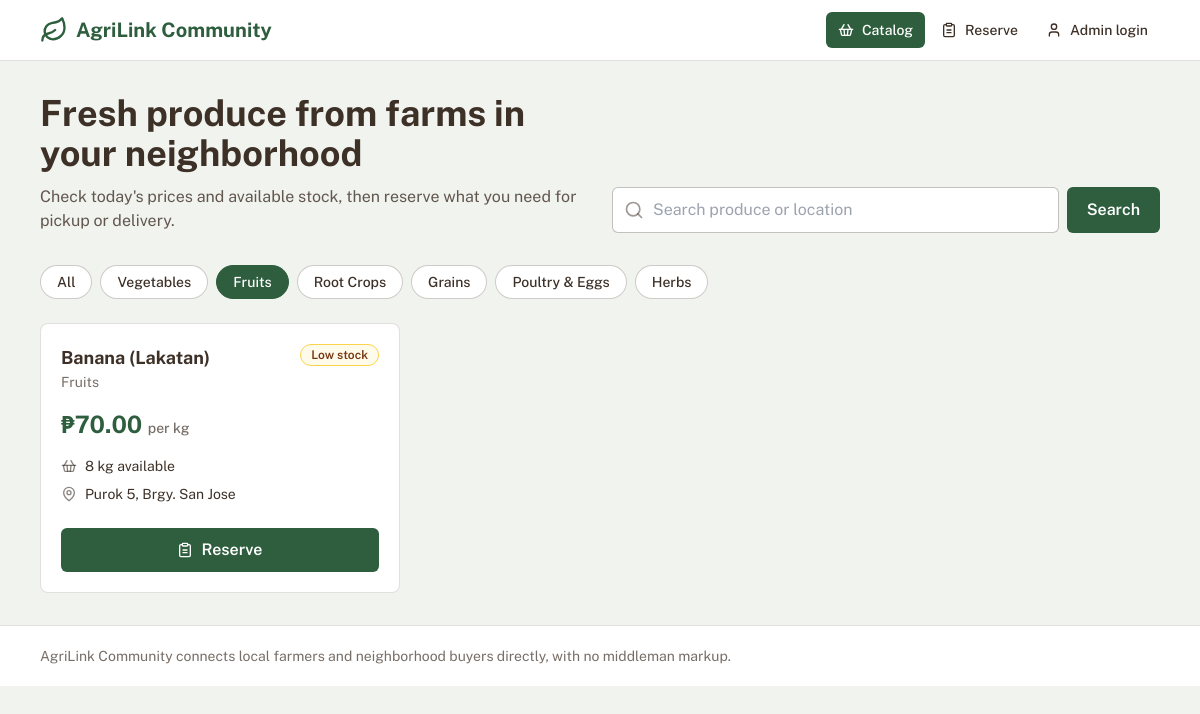
/index.php?cat=Fruits, run on the app's committed database.
### tables this page shows
CREATE TABLE products (
  id INT AUTO_INCREMENT PRIMARY KEY,
  name VARCHAR(80) NOT NULL,
  category VARCHAR(30) NOT NULL,
  price DECIMAL(8,2) NOT NULL,
  unit VARCHAR(20) NOT NULL,
  quantity INT NOT NULL DEFAULT 0,
  location VARCHAR(120) NOT NULL,
  created_at TIMESTAMP DEFAULT CURRENT_TIMESTAMP
);

### index.php (the view, shortened to what this page needs)
<?php
require __DIR__ . '/includes/db.php';
$q = trim($_GET['q'] ?? '');
$cat = $_GET['cat'] ?? '';
$sql = "SELECT * FROM products WHERE 1=1";
$args = [];
if (in_array($cat, CATEGORIES, true)) { $sql .= " AND category = ?"; $args[] = $cat; }
$sql .= " ORDER BY quantity = 0, name";
$st = $pdo->prepare($sql);
$st->execute($args);
$items = $st->fetchAll();
require __DIR__ . '/includes/header.php';
?>
<section class="mb-8 grid gap-6 lg:grid-cols-2 lg:items-end">
  <div>
    <h1 class="text-3xl font-bold leading-tight sm:text-4xl">Fresh produce from farms in your neighborhood</h1>
    <p class="mt-3 max-w-xl text-soil/80">Check today's prices and available stock, then reserve what you need for pickup or delivery.</p>
  </div>
  <form method="get" class="flex gap-2" role="search">
    <div class="relative flex-1">
      <span class="pointer-events-none absolute left-3 top-1/2 -translate-y-1/2 text-soil/50"><?= icon('search', 'h-5 w-5') ?></span>
      <input type="search" name="q" value="<?= e($q) ?>" placeholder="Search produce or location" aria-label="Search produce or location" class="<?= INPUT ?> pl-10">
    </div>
    <button class="rounded-md bg-leaf px-5 py-2.5 font-semibold text-white hover:bg-leaf-dark focus:outline-none focus:ring-2 focus:ring-leaf/40">Search</button>
  </form>
</section>
<nav class="mb-6 flex flex-wrap gap-2" aria-label="Categories">
  <?php foreach (array_merge([''], CATEGORIES) as $c):
    $on = $c === $cat;
    $href = 'index.php?' . http_build_query(array_filter(['cat' => $c, 'q' => $q])); ?>
    <a href="<?= e($href) ?>" class="rounded-full border px-4 py-1.5 text-sm font-medium <?= $on ? 'border-leaf bg-leaf text-white' : 'border-soil/25 bg-white hover:bg-leaf-soft' ?>"><?= $c === '' ? 'All' : e($c) ?></a>
  <?php endforeach; ?>
</nav>
<?php if (!$items): ?>
  <div class="rounded-lg border border-dashed border-soil/30 bg-white p-10 text-center">
    <p class="font-semibold">No produce matches your search.</p>
    <p class="mt-1 text-sm text-soil/70">Try a different name or <a href="index.php" class="font-medium text-leaf underline">clear the filters</a>.</p>
  </div>
<?php else: ?>
<div class="grid gap-5 sm:grid-cols-2 lg:grid-cols-3">
  <?php foreach ($items as $i):
    $qty = (int)$i['quantity'];
    if ($qty === 0) { $badge = 'bg-red-50 text-red-800 border-red-200'; $label = 'Sold out'; }
    elseif ($qty <= 10) { $badge = 'bg-amber-50 text-amber-900 border-amber-300'; $label = 'Low stock'; }
    else { $badge = 'bg-leaf-soft text-leaf-dark border-leaf/30'; $label = 'In stock'; } ?>
  <article class="flex flex-col rounded-lg border border-soil/15 bg-white p-5 <?= $qty === 0 ? 'opacity-70' : '' ?>">
    <div class="flex items-start justify-between gap-3">
      <div>
        <h2 class="text-lg font-bold"><?= e($i['name']) ?></h2>
        <p class="text-sm text-soil/70"><?= e($i['category']) ?></p>
      </div>
      <span class="rounded-full border px-2.5 py-0.5 text-xs font-semibold <?= $badge ?>"><?= $label ?></span>
    </div>
    <p class="mt-4 text-2xl font-bold text-leaf"><?= peso($i['price']) ?> <span class="text-sm font-medium text-soil/70">per <?= e($i['unit']) ?></span></p>
    <dl class="mt-4 space-y-2 text-sm">
      <div class="flex items-center gap-2"><dt class="sr-only">Available</dt><?= icon('basket', 'h-4 w-4 text-soil/60') ?><dd><?= $qty ?> <?= e($i['unit']) ?> available</dd></div>
      <div class="flex items-center gap-2"><dt class="sr-only">Pickup location</dt><?= icon('pin', 'h-4 w-4 text-soil/60') ?><dd><?= e($i['location']) ?></dd></div>
    </dl>
    <div class="mt-5 pt-1">
      <?php if ($qty > 0): ?>
        <a href="reserve.php?product=<?= (int)$i['id'] ?>" class="flex w-full items-center justify-center gap-2 rounded-md bg-leaf px-4 py-2.5 font-semibold text-white hover:bg-leaf-dark focus:outline-none focus:ring-2 focus:ring-leaf/40"><?= icon('list', 'h-4 w-4') ?> Reserve</a>
      <?php else: ?>
        <span class="flex w-full cursor-not-allowed items-center justify-center rounded-md bg-soil/10 px-4 py-2.5 font-semibold text-soil/50">Unavailable</span>
      <?php endif; ?>
    </div>
  </article>
  <?php endforeach; ?>
</div>
<?php endif; ?>
<?php require __DIR__ . '/includes/footer.php'; ?>

### db.php (shortened to what this page needs)
<?php
function e($v): string { return htmlspecialchars((string)$v, ENT_QUOTES, 'UTF-8'); }
function peso($v): string { return '₱' . number_format((float)$v, 2); }
function icon(string $name, string $cls = 'h-5 w-5'): string {
    return '<svg xmlns="http://www.w3.org/2000/svg" class="' . $cls . ' shrink-0" viewBox="0 0 24 24" fill="none" stroke="currentColor" stroke-width="2" stroke-linecap="round" stroke-linejoin="round" aria-hidden="true">' . ($p[$name] ?? '') . '</svg>';
}

### data on the page
products: name "Banana (Lakatan)", category "Fruits", quantity "Low stock", price "₱70.00", unit "kg", quantity "8", location "Purok 5, Brgy. San Jose"

### other printed values
$label "Catalog Reserve Admin login"
$c "Vegetables"
$c "Fruits"
$c "Root Crops"
$c "Grains"
$c "Poultry & Eggs"
$c "Herbs"
